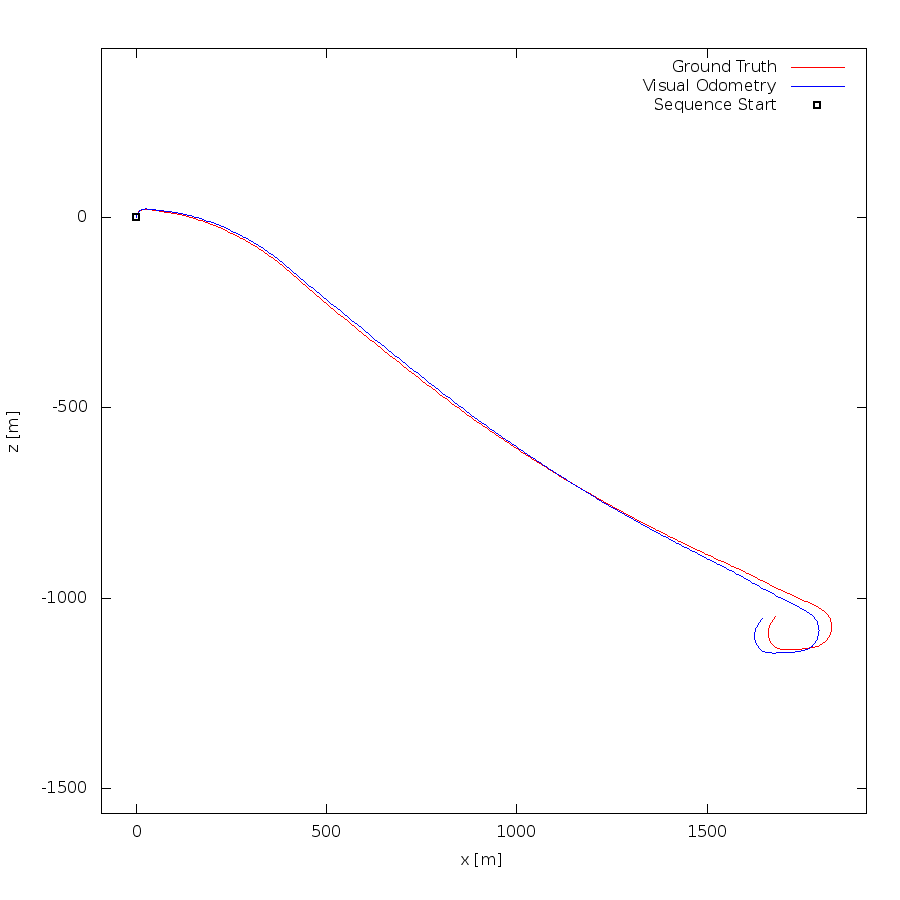

This chart was generated by the following gnuplot code:
set term postscript eps enhanced color
set output "01.eps"
set size ratio -1
set xrange [-91:1919]
set yrange [-1566:444]
set xlabel "x [m]"
set ylabel "z [m]"
plot "01.txt" using 1:2 lc rgb "#FF0000" title 'Ground Truth' w lines,"01.txt" using 3:4 lc rgb "#0000FF" title 'Visual Odometry' w lines,"< head -1 01.txt" using 1:2 lc rgb "#000000" pt 4 ps 1 lw 2 title 'Sequence Start' w points
